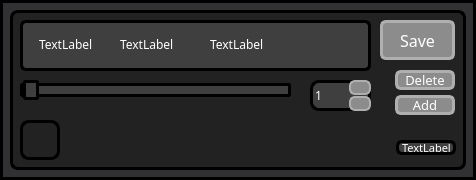
<?xml version="1.0" encoding="UTF-8"?>
<ui version="4.0">
 <class>secondwindow</class>
 <widget class="QDialog" name="secondwindow">
  <property name="enabled">
   <bool>true</bool>
  </property>
  <property name="geometry">
   <rect>
    <x>0</x>
    <y>0</y>
    <width>476</width>
    <height>180</height>
   </rect>
  </property>
  <property name="mouseTracking">
   <bool>false</bool>
  </property>
  <property name="tabletTracking">
   <bool>false</bool>
  </property>
  <property name="windowTitle">
   <string>Dialog</string>
  </property>
  <property name="layoutDirection">
   <enum>Qt::LeftToRight</enum>
  </property>
  <property name="autoFillBackground">
   <bool>false</bool>
  </property>
  <property name="styleSheet">
   <string notr="true">QDialog
{
  background : #313032;
  background : rgba(49, 48, 50, 1);
  border-style : Solid;
  border-color : #000000;
  border-color : rgba(0, 0, 0, 1);
  border-width : 3px;
}
</string>
  </property>
  <widget class="QWidget" name="widget" native="true">
   <property name="geometry">
    <rect>
     <x>10</x>
     <y>10</y>
     <width>456</width>
     <height>160</height>
    </rect>
   </property>
   <property name="styleSheet">
    <string notr="true">QWidget#widget{
  background : #232223;
  background : rgba(35, 34, 35, 1);
  border-style : Solid;
  border-color : #000000;
  border-color : rgba(0, 0, 0, 1);
  border-width : 3px;
  border-radius : 8px;
 background-repeat : no-repeat;
}
QWidget#horizontalLayout{
  color:white;
  background : #403F40;
  background : rgba(64, 63, 64, 1);
  border-style : Solid;
  border-color : #000000;
  border-color : rgba(0, 0, 0, 1);
  border-width : 3px;
  border-radius : 9px;
}</string>
   </property>
   <widget class="QPushButton" name="pushButton_of_save">
    <property name="geometry">
     <rect>
      <x>370</x>
      <y>10</y>
      <width>75</width>
      <height>40</height>
     </rect>
    </property>
    <property name="font">
     <font>
      <family>OCR A Extended</family>
      <pointsize>12</pointsize>
     </font>
    </property>
    <property name="toolTip">
     <string>Button to save everything to file 1.txt</string>
    </property>
    <property name="statusTip">
     <string/>
    </property>
    <property name="whatsThis">
     <string/>
    </property>
    <property name="accessibleName">
     <string/>
    </property>
    <property name="accessibleDescription">
     <string/>
    </property>
    <property name="styleSheet">
     <string notr="true"> QPushButton {
  color:white;
	  background : #8C8C8C;
  background : rgba(140, 140, 140, 1);
  border-style : Solid;
  border-color : #AFAFAF;
  border-color : rgba(175, 175, 175, 1);
  border-width : 3px;
  border-radius : 6px;
 }

 QPushButton:hover {
	  background : #E19727;
  background : rgba(225, 151, 39, 1);
  border-style : Solid;
  border-color : #E5AA5B;
  border-color : rgba(229, 170, 91, 1);
  border-width : 3px;
  border-radius : 6px;
 }

 QPushButton:pressed {
  background : #F0BD65;
  background : rgba(240, 189, 101, 1);
  border-style : Solid;
  border-color : #F2D39F;
  border-color : rgba(242, 211, 159, 1);
  border-width : 3px;
  border-radius : 6px;
 }</string>
    </property>
    <property name="text">
     <string>Save</string>
    </property>
   </widget>
   <widget class="QWidget" name="widget_2" native="true">
    <property name="geometry">
     <rect>
      <x>10</x>
      <y>10</y>
      <width>351</width>
      <height>51</height>
     </rect>
    </property>
    <property name="styleSheet">
     <string notr="true">QWidget#widget_2{

  background : #403F40;
  background : rgba(64, 63, 64, 1);
  border-style : Solid;
  border-color : #000000;
  border-color : rgba(0, 0, 0, 1);
  border-width : 3px;
  border-radius : 6px;
}

QWidget{
  color:white;
}</string>
    </property>
    <widget class="QLabel" name="number_of_layers_label">
     <property name="enabled">
      <bool>true</bool>
     </property>
     <property name="geometry">
      <rect>
       <x>190</x>
       <y>10</y>
       <width>151</width>
       <height>29</height>
      </rect>
     </property>
     <property name="font">
      <font>
       <family>OCR A Extended</family>
      </font>
     </property>
     <property name="text">
      <string>TextLabel</string>
     </property>
    </widget>
    <widget class="QLabel" name="height_label">
     <property name="geometry">
      <rect>
       <x>100</x>
       <y>10</y>
       <width>81</width>
       <height>29</height>
      </rect>
     </property>
     <property name="font">
      <font>
       <family>OCR A Extended</family>
      </font>
     </property>
     <property name="text">
      <string>TextLabel</string>
     </property>
    </widget>
    <widget class="QLabel" name="width_label">
     <property name="geometry">
      <rect>
       <x>19</x>
       <y>10</y>
       <width>81</width>
       <height>29</height>
      </rect>
     </property>
     <property name="font">
      <font>
       <family>OCR A Extended</family>
      </font>
     </property>
     <property name="text">
      <string>TextLabel</string>
     </property>
    </widget>
   </widget>
   <widget class="QSlider" name="number_of_layers_Slider">
    <property name="enabled">
     <bool>true</bool>
    </property>
    <property name="geometry">
     <rect>
      <x>10</x>
      <y>70</y>
      <width>271</width>
      <height>20</height>
     </rect>
    </property>
    <property name="styleSheet">
     <string notr="true"> QSlider::groove:horizontal {
  height: 8px;
  margin: 2px 0;

  background : #403F40;
  background : rgba(64, 63, 64, 1);
  border-style : Solid;
  border-color : #000000;
  border-color : rgba(0, 0, 0, 1);
  border-width : 3px;
  border-radius : 3px;

 }

QSlider::handle:horizontal {
  width: 10px;
  margin: -6px 0; 

  background : #403F40;
  background : rgba(64, 63, 64, 1);
  border-style : Solid;
  border-color : #000000;
  border-color : rgba(0, 0, 0, 1);
  border-width : 3px;
  border-radius : 3px;
}</string>
    </property>
    <property name="minimum">
     <number>1</number>
    </property>
    <property name="value">
     <number>1</number>
    </property>
    <property name="orientation">
     <enum>Qt::Horizontal</enum>
    </property>
   </widget>
   <widget class="QSpinBox" name="number_of_layers_spinBox">
    <property name="geometry">
     <rect>
      <x>300</x>
      <y>70</y>
      <width>61</width>
      <height>31</height>
     </rect>
    </property>
    <property name="font">
     <font>
      <family>OCR A Extended</family>
     </font>
    </property>
    <property name="styleSheet">
     <string notr="true"> QSpinBox {
  color:white;
  background : #403F40;
  background : rgba(64, 63, 64, 1);
  border-style : Solid;
  border-color : #000000;
  border-color : rgba(0, 0, 0, 1);
  border-width : 3px;
  border-radius : 9px;
 }

QSpinBox::up-button {
  subcontrol-origin: border;
  subcontrol-position: top right; 
  width: 18px; 
  background : #8C8C8C;
  background : rgba(140, 140, 140, 1);
  border-style : Solid;
  border-color : #AFAFAF;
  border-color : rgba(175, 175, 175, 1);
  border-width : 2px;
  border-radius : 6px;
}

QSpinBox::up-button:hover {
	  background : #E19727;
  background : rgba(225, 151, 39, 1);
  border-style : Solid;
  border-color : #E5AA5B;
  border-color : rgba(229, 170, 91, 1);
  border-width : 2px;
  border-radius : 6px;
 }

QSpinBox::up-button:pressed {
  background : #F0BD65;
  background : rgba(240, 189, 101, 1);
  border-style : Solid;
  border-color : #F2D39F;
  border-color : rgba(242, 211, 159, 1);
  border-width : 2px;
  border-radius : 6px;
 }
 QSpinBox::up-arrow {
     image: url(:/images/plus.png);
     width: 9px;
     height: 9px;
 }
QSpinBox::down-button {
  subcontrol-origin: border;
  subcontrol-position: bottom right;
  width: 18px; 
  background : #8C8C8C;
  background : rgba(140, 140, 140, 1);
  border-style : Solid;
  border-color : #AFAFAF;
  border-color : rgba(175, 175, 175, 1);
  border-width : 2px;
  border-radius : 6px;
}

QSpinBox::down-button:hover {
	  background : #E19727;
  background : rgba(225, 151, 39, 1);
  border-style : Solid;
  border-color : #E5AA5B;
  border-color : rgba(229, 170, 91, 1);
  border-width : 2px;
  border-radius : 6px;
 }

QSpinBox::down-button:pressed {
  background : #F0BD65;
  background : rgba(240, 189, 101, 1);
  border-style : Solid;
  border-color : #F2D39F;
  border-color : rgba(242, 211, 159, 1);
  border-width : 2px;
  border-radius : 6px;
 }
 QSpinBox::down-arrow {
     image: url(:/images/minus.png);
     width: 12px;
     height: 9px;
 }</string>
    </property>
    <property name="minimum">
     <number>1</number>
    </property>
   </widget>
   <widget class="QWidget" name="widget_3" native="true">
    <property name="geometry">
     <rect>
      <x>10</x>
      <y>110</y>
      <width>40</width>
      <height>40</height>
     </rect>
    </property>
    <property name="styleSheet">
     <string notr="true">  background: url(:/images/ground.png);
  border-style : Solid;
  border-color : #000000;
  border-color : rgba(0, 0, 0, 1);
  border-width : 3px;
  border-radius : 9px;</string>
    </property>
   </widget>
   <widget class="QLabel" name="label_for_version">
    <property name="geometry">
     <rect>
      <x>386</x>
      <y>130</y>
      <width>60</width>
      <height>15</height>
     </rect>
    </property>
    <property name="font">
     <font>
      <family>OCR A Extended</family>
      <pointsize>8</pointsize>
     </font>
    </property>
    <property name="styleSheet">
     <string notr="true">QWidget{
  color:white;
  background : #403F40;
  background : rgba(64, 63, 64, 1);
  border-style : Solid;
  border-color : #000000;
  border-color : rgba(0, 0, 0, 1);
  border-width : 3px;
  border-radius : 6px;
}
</string>
    </property>
    <property name="text">
     <string>TextLabel</string>
    </property>
   </widget>
   <widget class="QPushButton" name="pushButton_of_delete">
    <property name="geometry">
     <rect>
      <x>385</x>
      <y>60</y>
      <width>60</width>
      <height>20</height>
     </rect>
    </property>
    <property name="font">
     <font>
      <family>OCR A Extended</family>
      <pointsize>10</pointsize>
     </font>
    </property>
    <property name="toolTip">
     <string>Button, remove the last layer with all content</string>
    </property>
    <property name="styleSheet">
     <string notr="true"> QPushButton {
  color:white;
	  background : #8C8C8C;
  background : rgba(140, 140, 140, 1);
  border-style : Solid;
  border-color : #AFAFAF;
  border-color : rgba(175, 175, 175, 1);
  border-width : 3px;
  border-radius : 6px;
 }

 QPushButton:hover {
	  background : #E19727;
  background : rgba(225, 151, 39, 1);
  border-style : Solid;
  border-color : #E5AA5B;
  border-color : rgba(229, 170, 91, 1);
  border-width : 3px;
  border-radius : 6px;
 }

 QPushButton:pressed {
  background : #F0BD65;
  background : rgba(240, 189, 101, 1);
  border-style : Solid;
  border-color : #F2D39F;
  border-color : rgba(242, 211, 159, 1);
  border-width : 3px;
  border-radius : 6px;
 }</string>
    </property>
    <property name="text">
     <string>Delete</string>
    </property>
   </widget>
   <widget class="QPushButton" name="pushButton_of_add">
    <property name="geometry">
     <rect>
      <x>385</x>
      <y>85</y>
      <width>60</width>
      <height>20</height>
     </rect>
    </property>
    <property name="font">
     <font>
      <family>OCR A Extended</family>
      <pointsize>10</pointsize>
     </font>
    </property>
    <property name="toolTip">
     <string>Button to add an extra layer at the end</string>
    </property>
    <property name="toolTipDuration">
     <number>-1</number>
    </property>
    <property name="styleSheet">
     <string notr="true"> QPushButton {
  color:white;
	  background : #8C8C8C;
  background : rgba(140, 140, 140, 1);
  border-style : Solid;
  border-color : #AFAFAF;
  border-color : rgba(175, 175, 175, 1);
  border-width : 3px;
  border-radius : 6px;
 }

 QPushButton:hover {
	  background : #E19727;
  background : rgba(225, 151, 39, 1);
  border-style : Solid;
  border-color : #E5AA5B;
  border-color : rgba(229, 170, 91, 1);
  border-width : 3px;
  border-radius : 6px;
 }

 QPushButton:pressed {
  background : #F0BD65;
  background : rgba(240, 189, 101, 1);
  border-style : Solid;
  border-color : #F2D39F;
  border-color : rgba(242, 211, 159, 1);
  border-width : 3px;
  border-radius : 6px;
 }</string>
    </property>
    <property name="text">
     <string>Add</string>
    </property>
   </widget>
  </widget>
 </widget>
 <resources/>
 <connections>
  <connection>
   <sender>number_of_layers_Slider</sender>
   <signal>valueChanged(int)</signal>
   <receiver>number_of_layers_spinBox</receiver>
   <slot>setValue(int)</slot>
   <hints>
    <hint type="sourcelabel">
     <x>185</x>
     <y>92</y>
    </hint>
    <hint type="destinationlabel">
     <x>238</x>
     <y>96</y>
    </hint>
   </hints>
  </connection>
  <connection>
   <sender>number_of_layers_spinBox</sender>
   <signal>valueChanged(int)</signal>
   <receiver>number_of_layers_Slider</receiver>
   <slot>setValue(int)</slot>
   <hints>
    <hint type="sourcelabel">
     <x>238</x>
     <y>95</y>
    </hint>
    <hint type="destinationlabel">
     <x>62</x>
     <y>92</y>
    </hint>
   </hints>
  </connection>
 </connections>
</ui>
